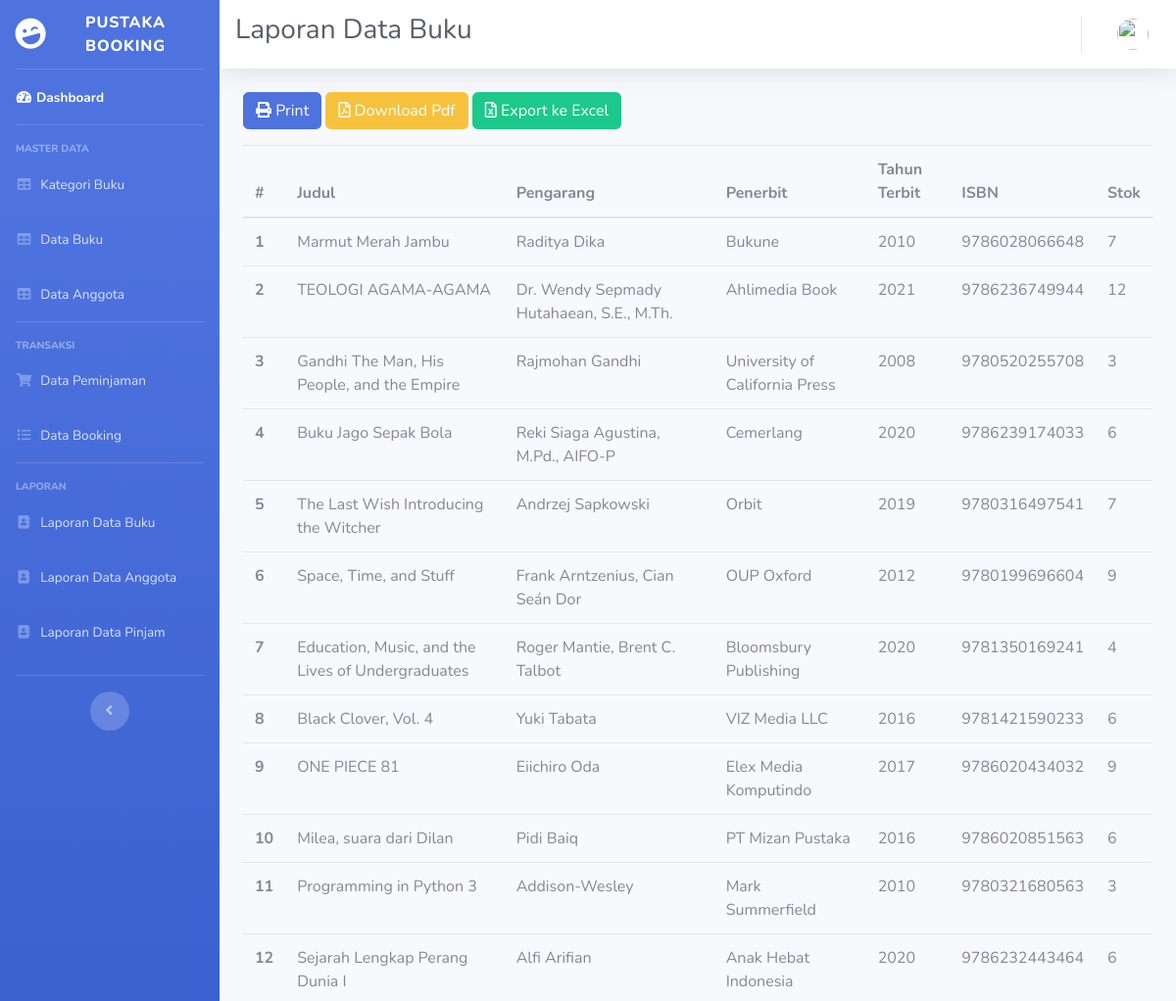
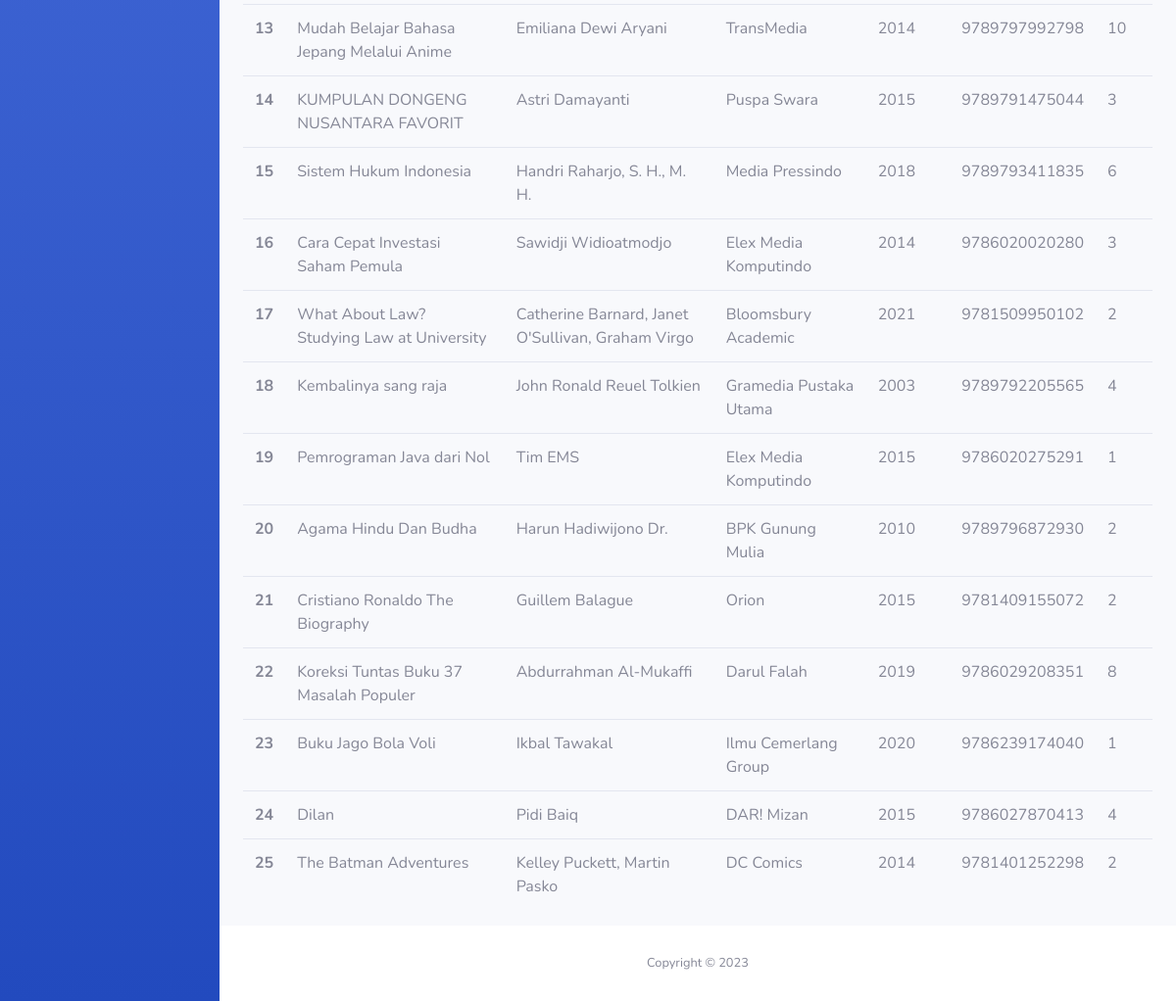
The page /index.php/laporan/laporan_buku on the database its author committed (2 pictures, top to bottom).
### tables this page shows
CREATE TABLE `buku` (
  `id` int(11) NOT NULL,
  `judul_buku` varchar(128) NOT NULL,
  `id_kategori` int(11) NOT NULL,
  `pengarang` varchar(64) NOT NULL,
  `penerbit` varchar(64) NOT NULL,
  `tahun_terbit` year(4) NOT NULL,
  `isbn` varchar(64) NOT NULL,
  `stok` int(11) NOT NULL,
  `dipinjam` int(11) NOT NULL,
  `dibooking` int(11) NOT NULL,
  `image` varchar(256) DEFAULT 'book-default-cover.jpg'
);

### application/controllers/Laporan.php (called while the page is built, shortened)
<?php
class Laporan extends CI_Controller
{
    public function laporan_buku()
    {
        $data['judul'] = 'Laporan Data Buku';
        $data['user'] = $this->ModelUser->cekData(['email' => $this->session->userdata('email')])->row_array();
        $data['buku'] = $this->ModelBuku->getBuku()->result_array();
        $data['kategori'] = $this->ModelBuku->getKategori()->result_array();
        $this->load->view('admin/header', $data);
        $this->load->view('admin/sidebar', $data);
        $this->load->view('admin/topbar', $data);
        $this->load->view('buku/laporan_buku', $data);
        $this->load->view('admin/footer');
    }
}

### index.php (called while the page is built, shortened)
<?php
require_once BASEPATH.'core/CodeIgniter.php';

### application/models/ModelBuku.php (called while the page is built, shortened)
<?php
class ModelBuku extends CI_Model
{
    public function getBuku()
    {
        return $this->db->get('buku');
    }
}

### application/views/buku/laporan_buku.php (the view, shortened to what this page needs)
<div class="container-fluid"> <?= $this->session->flashdata('pesan'); ?>
    <div class="row">
        <div class="col-lg-12">
            <a href="<?= base_url('laporan/cetak_laporan_buku'); ?>" class="btn btn-primary mb-3"><i class="fas fa-print"></i> Print</a>
            <a href="<?= base_url('laporan/laporan_buku_pdf'); ?>" class="btn btn-warning mb-3"><i class="far fa-file-pdf"></i> Download Pdf</a>
            <a href="<?= base_url('laporan/export_excel'); ?>" class="btn btn-success mb-3"><i class="far fa-file-excel"></i> Export ke Excel</a>
            <table class="table table-hover">
                <thead>
                    <tr>
                        <th scope="col">#</th>
                        <th scope="col">Judul</th>
                        <th scope="col">Pengarang</th>
                        <th scope="col">Penerbit</th>
                        <th scope="col">Tahun Terbit</th>
                        <th scope="col">ISBN</th>
                        <th scope="col">Stok</th>
                    </tr>
                </thead>
                <tbody>
                    <?php $a = 1;
                    foreach ($buku as $b) {
                    ?>
                        <tr>
                            <th scope="row"><?= $a++; ?></th>
                            <td><?= $b['judul_buku']; ?></td>
                            <td><?= $b['pengarang']; ?></td>
                            <td><?= $b['penerbit']; ?></td>
                            <td><?= $b['tahun_terbit']; ?></td>
                            <td><?= $b['isbn']; ?></td>
                            <td><?= $b['stok']; ?></td>
                        </tr>
                    <?php } ?>
                </tbody>
            </table>
        </div>
    </div>
</div>
</div>

### application/views/admin/header.php (shortened to what this page needs)
<!DOCTYPE html>
<html lang="en">
<head>
    <link href="<?= base_url('assets/'); ?>vendor/fontawesome-free/css/all.min.css" rel="stylesheet" type="text/css">
    <link href="<?= base_url('assets/'); ?>vendor/datatables/datatables.bootstrap4.css" rel="stylesheet" type="text/css">
    <link href="<?= base_url('assets/'); ?>css/sb-admin-2.min.css" rel="stylesheet">
</head>
<body id="page-top">
    <div id="wrapper">

### application/views/admin/sidebar.php (shortened to what this page needs)
<ul class="navbar-nav bg-gradient-primary sidebar sidebar-dark accordion" id="accordionSidebar">
    <a class="sidebar-brand d-flex align-items-center justify-content-center" href="index.php">
        <div class="sidebar-brand-icon rotate-n-15">
            <i class="fas fa-laugh-wink"></i>
        </div>
        <div class="sidebar-brand-text mx-3">Pustaka Booking</div>
    </a>
    <hr class="sidebar-divider my-0">
    <li class="nav-item active">
        <a class="nav-link" href="<?= base_url('admin'); ?>"><i class="fas fa-fw fa-tachometer-alt"></i><span>Dashboard</span></a>
    </li>
    <hr class="sidebar-divider">
    <div class="sidebar-heading">Master Data</div>
    <li class="nav-item">
        <a class="nav-link" href="<?= base_url('buku/kategori'); ?>">
            <i class="fas fa-fw fa-table"></i>
            <span>Kategori Buku</span></a>
    </li>
    <li class="nav-item">
        <a class="nav-link" href="<?= base_url('buku'); ?>">
            <i class="fas fa-fw fa-table"></i>
            <span>Data Buku</span></a>
    </li>
    <li class="nav-item">
        <a class="nav-link" href="<?= base_url('user/anggota'); ?>">
            <i class="fas fa-fw fa-table"></i>
            <span>Data Anggota</span></a>
    </li>
    <hr class="sidebar-divider">
    <div class="sidebar-heading">Transaksi</div>
    <li class="nav-item">
        <a class="nav-link" href="<?= base_url('pinjam'); ?>">
            <i class="fas fa-fw fa-shopping-cart"></i>
            <span>Data Peminjaman</span></a>
    </li>
    <li class="nav-item">
        <a class="nav-link" href="<?= base_url('pinjam/DaftarBooking'); ?>">
            <i class="fas fa-fw fa-list"></i>
            <span>Data Booking</span></a>
    </li>
    <hr class="sidebar-divider">
    <div class="sidebar-heading">Laporan</div>
    <li class="nav-item">
        <a class="nav-link" href="<?= base_url('laporan/laporan_buku'); ?>">
            <i class="fas fa-fw fa-address-book"></i>
            <span>Laporan Data Buku</span></a>
    </li>
    <li class="nav-item">
        <a class="nav-link" href="<?= base_url('laporan/laporan_anggota'); ?>">
            <i class="fas fa-fw fa-address-book"></i>
            <span>Laporan Data Anggota</span></a>
    </li>
    <li class="nav-item">
        <a class="nav-link" href="<?= base_url('laporan/laporan_pinjam'); ?>">
            <i class="fas fa-fw fa-address-book"></i>
            <span>Laporan Data Pinjam</span></a>
    </li>
    <hr class="sidebar-divider mt-3">
    <div class="text-center d-none d-md-inline">
        <button class="rounded-circle border-0" id="sidebarToggle"></button>
    </div>
</ul>

### application/views/admin/topbar.php (shortened to what this page needs)
<div id="content-wrapper" class="d-flex flex-column">
    <div id="content">
        <nav class="navbar navbar-expand navbar-light bg-white topbar mb-4 static-top shadow">
            <h1 class="h3 mb-2 text-gray-800"><?= $judul; ?></h1>
            <ul class="navbar-nav ml-auto">
                <li class="nav-item dropdown no-arrow">
                    <a class="nav-link dropdown-toggle" href="#" id="userDropdown" role="button" data-toggle="dropdown" aria-haspopup="true" aria-expanded="false">
                        <img class="img-profile rounded-circle" src="<?= base_url('assets/img/profile/') . $user['image']; ?>">
                    </a>
                </li>
            </ul>
        </nav>

### application/views/admin/footer.php (shortened to what this page needs)
<footer class="sticky-footer bg-white">
    <div class="container my-auto">
        <div class="copyright text-center my-auto">
            <span>Copyright &copy; <?= date('Y'); ?></span>
        </div>
    </div>
</footer>
</div>
</div>
</body>
</html>

### rows shown on the page
buku: judul_buku "Marmut Merah Jambu", pengarang "Raditya Dika", penerbit "Bukune", tahun_terbit "2010", isbn "9786028066648", stok "7"
buku: judul_buku "TEOLOGI AGAMA-AGAMA", pengarang "Dr. Wendy Sepmady Hutahaean, S.E., M.Th.", penerbit "Ahlimedia Book", tahun_terbit "2021", isbn "9786236749944", stok "12"
buku: judul_buku "Gandhi The Man, His People, and the Empire", pengarang "Rajmohan Gandhi", penerbit "University of California Press", tahun_terbit "2008", isbn "9780520255708", stok "3"
buku: judul_buku "Buku Jago Sepak Bola", pengarang "Reki Siaga Agustina, M.Pd., AIFO-P", penerbit "Cemerlang", tahun_terbit "2020", isbn "9786239174033", stok "6"
buku: judul_buku "The Last Wish Introducing the Witcher", pengarang "Andrzej Sapkowski", penerbit "Orbit", tahun_terbit "2019", isbn "9780316497541", stok "7"
buku: judul_buku "Space, Time, and Stuff", pengarang "Frank Arntzenius, Cian Seán Dor", penerbit "OUP Oxford", tahun_terbit "2012", isbn "9780199696604", stok "9"
buku: judul_buku "Education, Music, and the Lives of Undergraduates", pengarang "Roger Mantie, Brent C. Talbot", penerbit "Bloomsbury Publishing", tahun_terbit "2020", isbn "9781350169241", stok "4"
buku: judul_buku "Black Clover, Vol. 4", pengarang "Yuki Tabata", penerbit "VIZ Media LLC", tahun_terbit "2016", isbn "9781421590233", stok "6"
buku: judul_buku "ONE PIECE 81", pengarang "Eiichiro Oda", penerbit "Elex Media Komputindo", tahun_terbit "2017", isbn "9786020434032", stok "9"
buku: judul_buku "Milea, suara dari Dilan", pengarang "Pidi Baiq", penerbit "PT Mizan Pustaka", tahun_terbit "2016", isbn "9786020851563", stok "6"
buku: judul_buku "Programming in Python 3", pengarang "Addison-Wesley", penerbit "Mark Summerfield", tahun_terbit "2010", isbn "9780321680563", stok "3"
buku: judul_buku "Sejarah Lengkap Perang Dunia I", pengarang "Alfi Arifian", penerbit "Anak Hebat Indonesia", tahun_terbit "2020", isbn "9786232443464", stok "6"
buku: judul_buku "Mudah Belajar Bahasa Jepang Melalui Anime", pengarang "Emiliana Dewi Aryani", penerbit "TransMedia", tahun_terbit "2014", isbn "9789797992798", stok "10"
buku: judul_buku "KUMPULAN DONGENG NUSANTARA FAVORIT", pengarang "Astri Damayanti", penerbit "Puspa Swara", tahun_terbit "2015", isbn "9789791475044", stok "3"
buku: judul_buku "Sistem Hukum Indonesia", pengarang "Handri Raharjo, S. H., M. H.", penerbit "Media Pressindo", tahun_terbit "2018", isbn "9789793411835", stok "6"
buku: judul_buku "Cara Cepat Investasi Saham Pemula", pengarang "Sawidji Widioatmodjo", penerbit "Elex Media Komputindo", tahun_terbit "2014", isbn "9786020020280", stok "3"
buku: judul_buku "What About Law? Studying Law at University", pengarang "Catherine Barnard, Janet O'Sullivan, Graham Virgo", penerbit "Bloomsbury Academic", tahun_terbit "2021", isbn "9781509950102", stok "2"
buku: judul_buku "Kembalinya sang raja", pengarang "John Ronald Reuel Tolkien", penerbit "Gramedia Pustaka Utama", tahun_terbit "2003", isbn "9789792205565", stok "4"
buku: judul_buku "Pemrograman Java dari Nol", pengarang "Tim EMS", penerbit "Elex Media Komputindo", tahun_terbit "2015", isbn "9786020275291", stok "1"
buku: judul_buku "Agama Hindu Dan Budha", pengarang "Harun Hadiwijono Dr.", penerbit "BPK Gunung Mulia", tahun_terbit "2010", isbn "9789796872930", stok "2"
buku: judul_buku "Cristiano Ronaldo The Biography", pengarang "Guillem Balague", penerbit "Orion", tahun_terbit "2015", isbn "9781409155072", stok "2"
buku: judul_buku "Koreksi Tuntas Buku 37 Masalah Populer", pengarang "Abdurrahman Al-Mukaffi", penerbit "Darul Falah", tahun_terbit "2019", isbn "9786029208351", stok "8"
buku: judul_buku "Buku Jago Bola Voli", pengarang "Ikbal Tawakal", penerbit "Ilmu Cemerlang Group", tahun_terbit "2020", isbn "9786239174040", stok "1"
buku: judul_buku "Dilan", pengarang "Pidi Baiq", penerbit "DAR! Mizan", tahun_terbit "2015", isbn "9786027870413", stok "4"
buku: judul_buku "The Batman Adventures", pengarang "Kelley Puckett, Martin Pasko", penerbit "DC Comics", tahun_terbit "2014", isbn "9781401252298", stok "2"

### other values the page prints
$judul "Laporan Data Buku"
